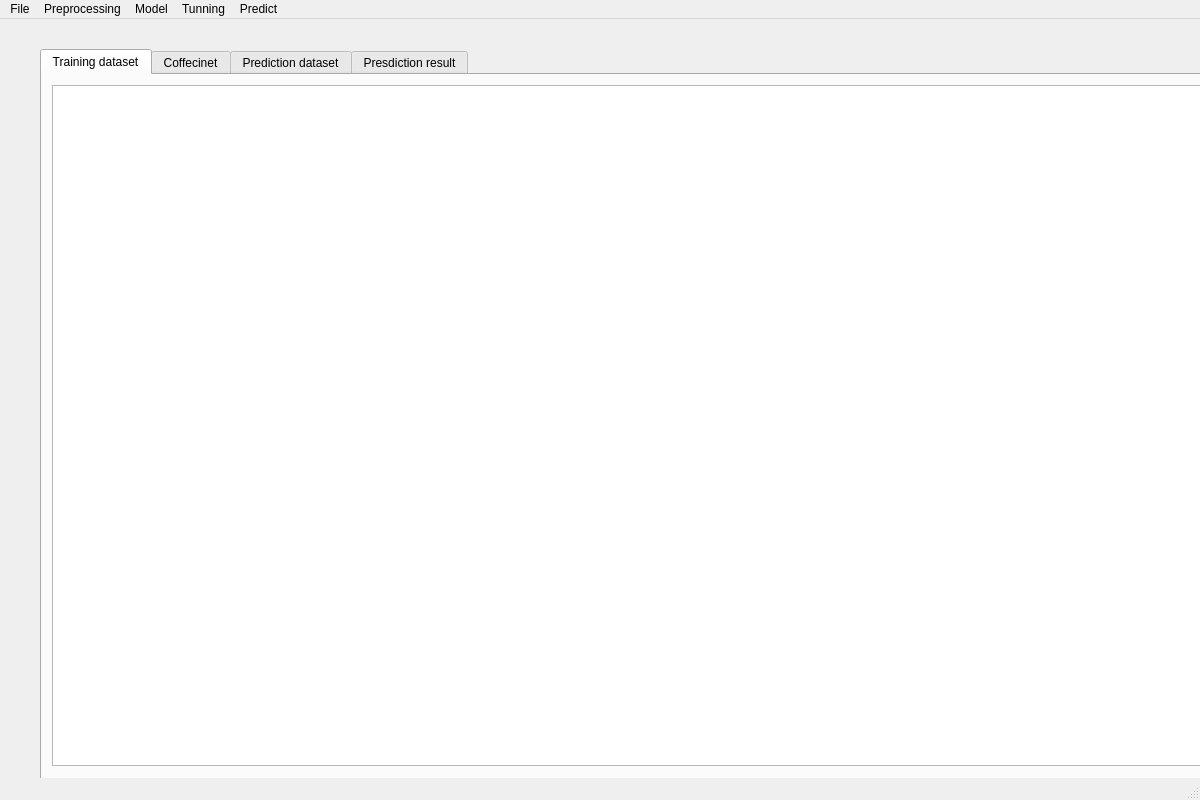
<?xml version="1.0" encoding="UTF-8"?>
<ui version="4.0">
 <class>MainWindow</class>
 <widget class="QMainWindow" name="MainWindow">
  <property name="geometry">
   <rect>
    <x>0</x>
    <y>0</y>
    <width>1200</width>
    <height>800</height>
   </rect>
  </property>
  <property name="windowTitle">
   <string>MainWindow</string>
  </property>
  <widget class="QWidget" name="centralwidget">
   <widget class="QTabWidget" name="tabWidget">
    <property name="geometry">
     <rect>
      <x>40</x>
      <y>30</y>
      <width>1181</width>
      <height>731</height>
     </rect>
    </property>
    <property name="currentIndex">
     <number>0</number>
    </property>
    <widget class="QWidget" name="tab_1">
     <attribute name="title">
      <string>Training dataset</string>
     </attribute>
     <widget class="QTableWidget" name="tableWidget_train_data">
      <property name="geometry">
       <rect>
        <x>10</x>
        <y>10</y>
        <width>1151</width>
        <height>681</height>
       </rect>
      </property>
     </widget>
    </widget>
    <widget class="QWidget" name="tab_2">
     <attribute name="title">
      <string>Coffecinet</string>
     </attribute>
     <widget class="QListWidget" name="listWidget">
      <property name="geometry">
       <rect>
        <x>10</x>
        <y>10</y>
        <width>1131</width>
        <height>681</height>
       </rect>
      </property>
     </widget>
    </widget>
    <widget class="QWidget" name="tab_3">
     <attribute name="title">
      <string>Prediction dataset</string>
     </attribute>
     <widget class="QTableWidget" name="tableWidget_pred_data">
      <property name="geometry">
       <rect>
        <x>10</x>
        <y>10</y>
        <width>1151</width>
        <height>681</height>
       </rect>
      </property>
     </widget>
    </widget>
    <widget class="QWidget" name="tab_4">
     <attribute name="title">
      <string>Presdiction result</string>
     </attribute>
     <widget class="QTableWidget" name="tableWidget_pred_result">
      <property name="geometry">
       <rect>
        <x>10</x>
        <y>10</y>
        <width>1151</width>
        <height>681</height>
       </rect>
      </property>
     </widget>
    </widget>
   </widget>
  </widget>
  <widget class="QMenuBar" name="menubar">
   <property name="geometry">
    <rect>
     <x>0</x>
     <y>0</y>
     <width>1200</width>
     <height>21</height>
    </rect>
   </property>
   <widget class="QMenu" name="menuLoad_training_dataset">
    <property name="title">
     <string>File</string>
    </property>
    <addaction name="actionLoad_training_dataset"/>
    <addaction name="actionUpdate_training_dataset"/>
    <addaction name="separator"/>
    <addaction name="actionSave_model"/>
    <addaction name="actionImport_model"/>
    <addaction name="separator"/>
   </widget>
   <widget class="QMenu" name="menuPreprocessing">
    <property name="title">
     <string>Preprocessing</string>
    </property>
    <widget class="QMenu" name="menuData_cleaning">
     <property name="title">
      <string>Data cleaning</string>
     </property>
     <addaction name="actionGet_data_types"/>
     <addaction name="actionChange_data_types"/>
     <addaction name="separator"/>
     <addaction name="actionDelete_feature"/>
     <addaction name="actionDelete_row"/>
     <addaction name="actionDelete_duplicate"/>
     <addaction name="actionDelete_missing_data"/>
     <addaction name="actionPerform_data_impuration"/>
    </widget>
    <widget class="QMenu" name="menuData_transformation">
     <property name="title">
      <string>Data transformation</string>
     </property>
     <addaction name="actionStandard_scaler"/>
     <addaction name="actionMin_Max_scaler"/>
     <addaction name="actionMaxABS_scaler"/>
     <addaction name="actionRobust_scaler"/>
     <addaction name="actionnormalization_z_score"/>
     <addaction name="actionNormal_disturbution"/>
    </widget>
    <widget class="QMenu" name="menuDimension_reduction">
     <property name="title">
      <string>Dimension reduction</string>
     </property>
     <addaction name="actionPCA"/>
     <addaction name="actionKPCA"/>
     <addaction name="actionLDA"/>
     <addaction name="actionSVD"/>
     <addaction name="actionT_SNE"/>
     <addaction name="actionNMF"/>
    </widget>
    <widget class="QMenu" name="menuExploratory_data_analysis">
     <property name="title">
      <string>Exploratory data analysis</string>
     </property>
     <addaction name="actionUnivariate_analysis"/>
     <addaction name="actionMultivariate_analysis"/>
    </widget>
    <addaction name="menuData_cleaning"/>
    <addaction name="menuData_transformation"/>
    <addaction name="menuDimension_reduction"/>
    <addaction name="menuExploratory_data_analysis"/>
   </widget>
   <widget class="QMenu" name="menuModels">
    <property name="title">
     <string>Model</string>
    </property>
    <widget class="QMenu" name="menuRegression">
     <property name="title">
      <string>Regression</string>
     </property>
     <widget class="QMenu" name="menuLinear_models">
      <property name="title">
       <string>Linear models</string>
      </property>
      <addaction name="actionSimple_linear_regression"/>
      <addaction name="actionLasso_regression"/>
      <addaction name="actionRidge_regression"/>
      <addaction name="actionBayesian_ridge"/>
      <addaction name="actionLars"/>
      <addaction name="actionElastic_net"/>
      <addaction name="actionlinear_SVR"/>
     </widget>
     <widget class="QMenu" name="menuNon_linear_models">
      <property name="title">
       <string>Non-linear models</string>
      </property>
      <addaction name="actionSVR"/>
      <addaction name="actionKNN"/>
      <addaction name="actionDecision_tree"/>
     </widget>
     <addaction name="menuLinear_models"/>
     <addaction name="menuNon_linear_models"/>
    </widget>
    <widget class="QMenu" name="menuClassification">
     <property name="title">
      <string>Classification</string>
     </property>
     <addaction name="actionLogistic_regression"/>
     <addaction name="actionDecision_tree_2"/>
     <addaction name="actionSVC"/>
     <addaction name="actionKNN_2"/>
     <addaction name="actionNaive_Bayes"/>
    </widget>
    <addaction name="menuClassification"/>
    <addaction name="menuRegression"/>
   </widget>
   <widget class="QMenu" name="menuEvaluation_Tunning">
    <property name="title">
     <string>Tunning</string>
    </property>
    <widget class="QMenu" name="menuEnsemble_learning">
     <property name="title">
      <string>Ensemble learning</string>
     </property>
     <widget class="QMenu" name="menuCustom">
      <property name="title">
       <string>Custom</string>
      </property>
      <addaction name="actionBagging"/>
      <addaction name="actionVoting"/>
      <addaction name="actionStacking"/>
     </widget>
     <addaction name="actionADA_boosting"/>
     <addaction name="actionRandom_forset"/>
     <addaction name="actionGradient_boosting"/>
     <addaction name="actionXGBoosting"/>
     <addaction name="menuCustom"/>
    </widget>
    <addaction name="actionCross_validation"/>
    <addaction name="separator"/>
    <addaction name="actionGrid_search"/>
    <addaction name="actionRandomized_search"/>
    <addaction name="menuEnsemble_learning"/>
   </widget>
   <widget class="QMenu" name="menuPridict">
    <property name="title">
     <string>Predict</string>
    </property>
    <addaction name="actionPredict"/>
    <addaction name="separator"/>
    <addaction name="actionLoad_prediction_dataset"/>
    <addaction name="actionSave_prediction_result"/>
   </widget>
   <addaction name="menuLoad_training_dataset"/>
   <addaction name="menuPreprocessing"/>
   <addaction name="menuModels"/>
   <addaction name="menuEvaluation_Tunning"/>
   <addaction name="menuPridict"/>
  </widget>
  <widget class="QStatusBar" name="statusbar"/>
  <action name="actionLoad_training_dataset">
   <property name="text">
    <string>Load training dataset</string>
   </property>
  </action>
  <action name="actionSave_model">
   <property name="text">
    <string>Save model</string>
   </property>
  </action>
  <action name="actionImport_model">
   <property name="text">
    <string>Import model</string>
   </property>
  </action>
  <action name="actionGet_data_types">
   <property name="text">
    <string>Get data types</string>
   </property>
  </action>
  <action name="actionChange_data_types">
   <property name="text">
    <string>Change data type</string>
   </property>
  </action>
  <action name="actionDelete_feature">
   <property name="text">
    <string>Delete feature</string>
   </property>
  </action>
  <action name="actionDelete_row">
   <property name="text">
    <string>Delete row</string>
   </property>
  </action>
  <action name="actionDelete_duplicate">
   <property name="text">
    <string>Delete duplicate</string>
   </property>
  </action>
  <action name="actionDelete_missing_data">
   <property name="text">
    <string>Delete missing data</string>
   </property>
  </action>
  <action name="actionPerform_data_impuration">
   <property name="text">
    <string>Data imputation</string>
   </property>
  </action>
  <action name="actionStandard_scaler">
   <property name="text">
    <string>Standard scaler</string>
   </property>
  </action>
  <action name="actionMin_Max_scaler">
   <property name="text">
    <string>Min-Max scaler</string>
   </property>
  </action>
  <action name="actionMaxABS_scaler">
   <property name="text">
    <string>MaxABS scaler</string>
   </property>
  </action>
  <action name="actionRobust_scaler">
   <property name="text">
    <string>Robust scaler</string>
   </property>
  </action>
  <action name="actionnormalization_z_score">
   <property name="text">
    <string>Normalization (z-score)</string>
   </property>
  </action>
  <action name="actionNormal_disturbution">
   <property name="text">
    <string>Normal disturbution</string>
   </property>
  </action>
  <action name="actionPCA">
   <property name="text">
    <string>PCA</string>
   </property>
  </action>
  <action name="actionKPCA">
   <property name="text">
    <string>KPCA</string>
   </property>
  </action>
  <action name="actionLDA">
   <property name="text">
    <string>LDA</string>
   </property>
  </action>
  <action name="actionSVD">
   <property name="text">
    <string>SVD</string>
   </property>
  </action>
  <action name="actionT_SNE">
   <property name="text">
    <string>T-SNE</string>
   </property>
  </action>
  <action name="actionNMF">
   <property name="text">
    <string>NMF</string>
   </property>
  </action>
  <action name="actionUnivariate_analysis">
   <property name="text">
    <string>Univariate analysis</string>
   </property>
  </action>
  <action name="actionMultivariate_analysis">
   <property name="text">
    <string>Multivariate analysis</string>
   </property>
  </action>
  <action name="actionSimple_linear_regression">
   <property name="text">
    <string>Simple linear regression</string>
   </property>
  </action>
  <action name="actionLasso_regression">
   <property name="text">
    <string>Lasso </string>
   </property>
  </action>
  <action name="actionRidge_regression">
   <property name="text">
    <string>Ridge </string>
   </property>
  </action>
  <action name="actionBayesian_ridge">
   <property name="text">
    <string>Bayesian ridge</string>
   </property>
  </action>
  <action name="actionLars">
   <property name="text">
    <string>Lars</string>
   </property>
  </action>
  <action name="actionElastic_net">
   <property name="text">
    <string>Elastic net</string>
   </property>
  </action>
  <action name="actionlinear_SVR">
   <property name="text">
    <string>Linear SVR</string>
   </property>
  </action>
  <action name="actionSVR">
   <property name="text">
    <string>SVR</string>
   </property>
  </action>
  <action name="actionDecision_tree">
   <property name="text">
    <string>Decision tree</string>
   </property>
  </action>
  <action name="actionKNN">
   <property name="text">
    <string>KNN</string>
   </property>
  </action>
  <action name="actionLogistic_regression">
   <property name="text">
    <string>Logistic regression</string>
   </property>
  </action>
  <action name="actionDecision_tree_2">
   <property name="text">
    <string>Decision tree</string>
   </property>
  </action>
  <action name="actionSVC">
   <property name="text">
    <string>SVC</string>
   </property>
  </action>
  <action name="actionKNN_2">
   <property name="text">
    <string>KNN</string>
   </property>
  </action>
  <action name="actionNaive_Bayes">
   <property name="text">
    <string>Naive Bayes</string>
   </property>
  </action>
  <action name="actionCross_validation">
   <property name="text">
    <string>Cross validation</string>
   </property>
  </action>
  <action name="actionGrid_search">
   <property name="text">
    <string>Grid search</string>
   </property>
  </action>
  <action name="actionRandomized_search">
   <property name="text">
    <string>Randomized search</string>
   </property>
  </action>
  <action name="actionADA_boosting">
   <property name="text">
    <string>ADA boosting</string>
   </property>
  </action>
  <action name="actionRandom_forset">
   <property name="text">
    <string>Random forest</string>
   </property>
  </action>
  <action name="actionGradient_boosting">
   <property name="text">
    <string>Gradient boosting</string>
   </property>
  </action>
  <action name="actionXGBoosting">
   <property name="text">
    <string>XGBoosting</string>
   </property>
  </action>
  <action name="actionBagging">
   <property name="text">
    <string>Bagging</string>
   </property>
  </action>
  <action name="actionVoting">
   <property name="text">
    <string>Voting</string>
   </property>
  </action>
  <action name="actionStacking">
   <property name="text">
    <string>Stacking</string>
   </property>
  </action>
  <action name="actionPredict">
   <property name="text">
    <string>Predict</string>
   </property>
  </action>
  <action name="actionUpdate_training_dataset">
   <property name="text">
    <string>Update training dataset</string>
   </property>
  </action>
  <action name="actionLoad_prediction_dataset">
   <property name="text">
    <string>Load prediction dataset</string>
   </property>
  </action>
  <action name="actionSave_prediction_result">
   <property name="text">
    <string>Save prediction result</string>
   </property>
  </action>
 </widget>
 <resources/>
 <connections/>
</ui>
